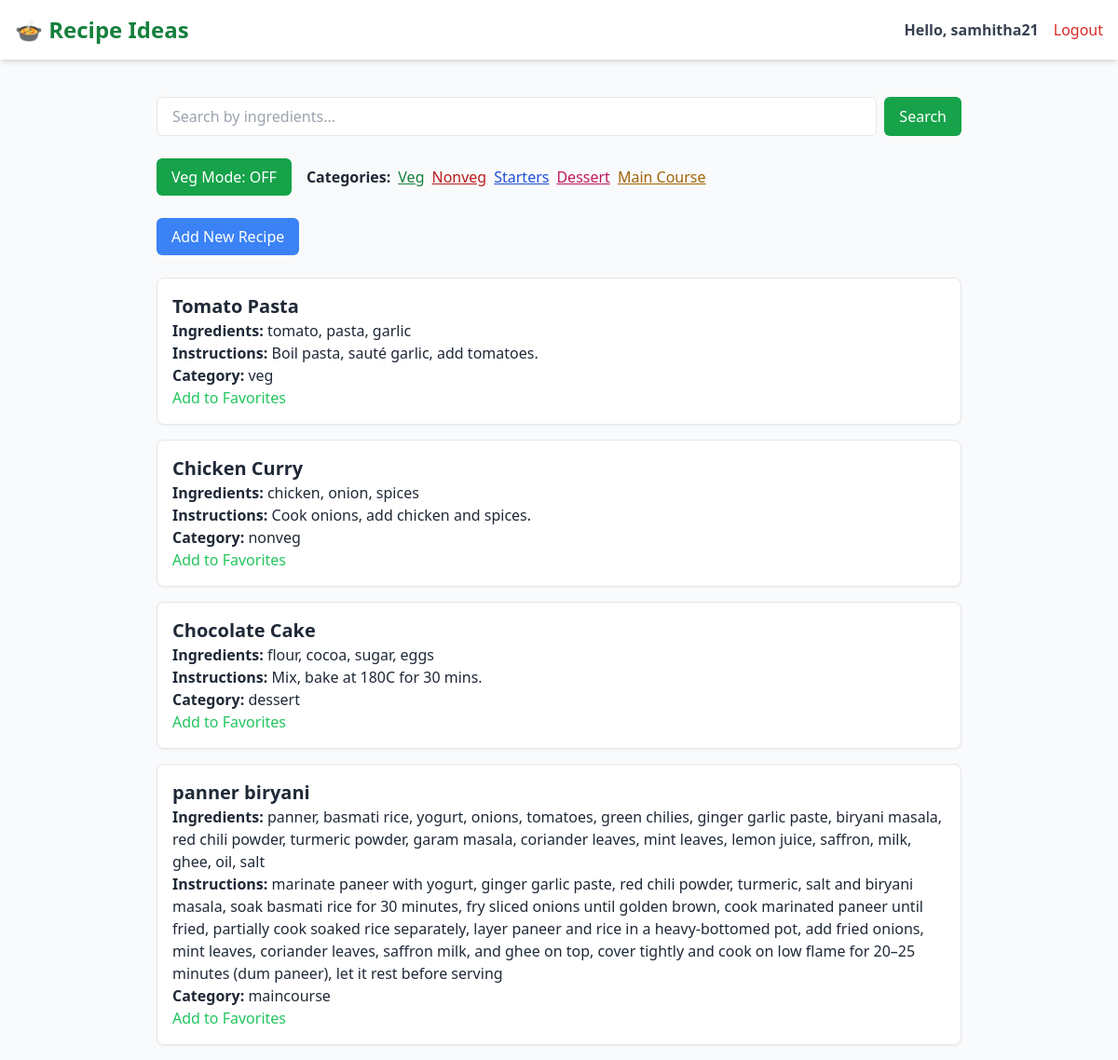
The page /recipes (signed in) on the database its author committed.
### tables this page shows
CREATE TABLE users (
        id INTEGER PRIMARY KEY AUTOINCREMENT,
        username TEXT UNIQUE NOT NULL,
        password_hash TEXT NOT NULL
    );

CREATE TABLE recipes (
        id INTEGER PRIMARY KEY AUTOINCREMENT,
        title TEXT NOT NULL,
        ingredients TEXT NOT NULL,
        instructions TEXT NOT NULL,
        category TEXT NOT NULL
    );

### app.py (the view)
@app.route('/recipes', methods=['GET'])
@login_required
def show_recipes():
    query = request.args.get('search')
    category = request.args.get('category')
    conn = sqlite3.connect('recipes.db')
    cursor = conn.cursor()
    if query:
        cursor.execute("SELECT * FROM recipes WHERE ingredients LIKE ?", ('%' + query + '%',))
    elif category:
        cursor.execute("SELECT * FROM recipes WHERE LOWER(category) = LOWER(?)", (category,))
    else:
        cursor.execute("SELECT * FROM recipes")
    recipes = cursor.fetchall()
    conn.close()
    return render_template(
        'recipes.html',
        recipes=recipes,
        search=query,
        active_category=category,
        favorites=session.get('favorites', [])
    )

### app.py (called while the page is built)
@login_manager.user_loader
def load_user(user_id):
    conn = sqlite3.connect('recipes.db')
    cursor = conn.cursor()
    cursor.execute("SELECT id, username, password_hash FROM users WHERE id = ?", (user_id,))
    user = cursor.fetchone()
    conn.close()
    if user:
        return User(*user)
    return None

### templates/recipes.html (shortened to what this page needs)
<!DOCTYPE html>
<html lang="en">
<head>
    <script src="https://cdn.tailwindcss.com"></script>
</head>
<body class="bg-gray-50 text-gray-800">
    <nav class="bg-white shadow-md p-4 flex justify-between items-center mb-6">
        <h1 class="text-2xl font-bold text-green-700">🍲 Recipe Ideas</h1>
        <div class="flex items-center gap-4">
            {% if current_user.is_authenticated %}
                <span class="font-semibold text-gray-700">Hello, {{ current_user.username }}</span>
                <a href="{{ url_for('logout') }}" class="text-red-600 hover:underline">Logout</a>
            {% else %}
                <a href="{{ url_for('login') }}" class="text-blue-600 hover:underline">Login</a>
                <a href="{{ url_for('register') }}" class="text-blue-600 hover:underline">Register</a>
            {% endif %}
        </div>
    </nav>
    <div class="max-w-4xl mx-auto p-4">
        <form method="get" class="mb-6 flex gap-2">
            <input type="text" name="search" value="{{ search or '' }}" placeholder="Search by ingredients..." class="border px-4 py-2 rounded-md w-full">
            <button type="submit" class="bg-green-600 text-white px-4 py-2 rounded-md">Search</button>
        </form>
        <div class="flex flex-wrap gap-4 mb-6">
            {% if active_category == 'veg' %}
                <a href="/recipes" class="bg-gray-600 text-white px-4 py-2 rounded-md">Veg Mode: ON</a>
            {% else %}
                <a href="/recipes?category=veg" class="bg-green-600 text-white px-4 py-2 rounded-md">Veg Mode: OFF</a>
            {% endif %}
            <div class="flex flex-wrap gap-2 items-center">
                <span class="font-semibold">Categories:</span>
                <a href="/recipes?category=veg" class="text-green-700 underline">Veg</a>
                <a href="/recipes?category=nonveg" class="text-red-700 underline">Nonveg</a>
                <a href="/recipes?category=starters" class="text-blue-700 underline">Starters</a>
                <a href="/recipes?category=dessert" class="text-pink-700 underline">Dessert</a>
                <a href="/recipes?category=maincourse" class="text-yellow-700 underline">Main Course</a>
            </div>
        </div>
        <a href="/add" class="bg-blue-500 text-white px-4 py-2 rounded-md mb-6 inline-block">Add New Recipe</a>
        {% if recipes %}
            <ul class="space-y-4">
                {% for recipe in recipes %}
                    <li class="p-4 border rounded-lg shadow-sm bg-white">
                        <h2 class="text-xl font-semibold">{{ recipe[1] }}</h2>
                        <p><strong>Ingredients:</strong> {{ recipe[2] }}</p>
                        <p><strong>Instructions:</strong> {{ recipe[3] }}</p>
                        <p><strong>Category:</strong> {{ recipe[4] }}</p>
                        {% if recipe[0] in favorites %}
                            <a href="/unfavorite/{{ recipe[0] }}" class="text-red-500">Remove from Favorites</a>
                        {% else %}
                            <a href="/favorite/{{ recipe[0] }}" class="text-green-500">Add to Favorites</a>
                        {% endif %}
                    </li>
                {% endfor %}
            </ul>
        {% else %}
            <p>No recipes found.</p>
        {% endif %}
    </div>
</body>
</html>

### rows shown on the page
users: username "samhitha21"
recipes: title "Tomato Pasta", ingredients "tomato, pasta, garlic", instructions "Boil pasta, sauté garlic, add tomatoes.", category "veg"
recipes: title "Chicken Curry", ingredients "chicken, onion, spices", instructions "Cook onions, add chicken and spices.", category "nonveg"
recipes: title "Chocolate Cake", ingredients "flour, cocoa, sugar, eggs", instructions "Mix, bake at 180C for 30 mins.", category "dessert"
recipes: title "panner biryani", ingredients "panner, basmati rice, yogurt, onions, tomatoes, green chilies, ginger garlic paste, biryani masala, red chili powder, turmeric powder, garam masala, coriander leaves, mint leaves, lemon juice, saffron, milk, ghee, oil, salt", instructions "marinate paneer with yogurt, ginger garlic paste, red chili powder, turmeric, salt and biryani masala, soak basmati rice for 30 minutes, fry sliced onions until golden brown, cook marinated paneer until fried, partially cook soaked rice separately, layer paneer and rice in a heavy-bottomed pot, add fried onions, mint leaves, coriander leaves, saffron milk, and ghee on top, cover tightly and cook on low flame for 20–25 minutes (dum paneer), let it rest before serving", category "maincourse"
